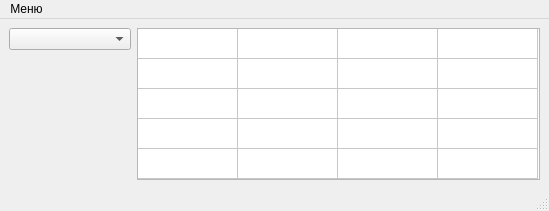
<?xml version="1.0" encoding="UTF-8"?>
<ui version="4.0">
 <class>MainWindow</class>
 <widget class="QMainWindow" name="MainWindow">
  <property name="geometry">
   <rect>
    <x>0</x>
    <y>0</y>
    <width>549</width>
    <height>211</height>
   </rect>
  </property>
  <property name="minimumSize">
   <size>
    <width>0</width>
    <height>0</height>
   </size>
  </property>
  <property name="maximumSize">
   <size>
    <width>549</width>
    <height>211</height>
   </size>
  </property>
  <property name="windowTitle">
   <string>POS Keyboard</string>
  </property>
  <widget class="QWidget" name="centralwidget">
   <layout class="QHBoxLayout" name="horizontalLayout">
    <item>
     <layout class="QVBoxLayout" name="presetsLayout">
      <item>
       <widget class="QComboBox" name="presetsComboBox">
        <property name="minimumSize">
         <size>
          <width>120</width>
          <height>0</height>
         </size>
        </property>
        <property name="editable">
         <bool>false</bool>
        </property>
        <property name="currentText">
         <string/>
        </property>
        <property name="currentIndex">
         <number>-1</number>
        </property>
        <item>
         <property name="text">
          <string>Новий пресет</string>
         </property>
        </item>
       </widget>
      </item>
      <item>
       <spacer name="presetsSpacer">
        <property name="orientation">
         <enum>Qt::Vertical</enum>
        </property>
        <property name="sizeHint" stdset="0">
         <size>
          <width>20</width>
          <height>40</height>
         </size>
        </property>
       </spacer>
      </item>
     </layout>
    </item>
    <item>
     <widget class="QTableWidget" name="commandTable">
      <property name="minimumSize">
       <size>
        <width>403</width>
        <height>152</height>
       </size>
      </property>
      <property name="maximumSize">
       <size>
        <width>403</width>
        <height>152</height>
       </size>
      </property>
      <property name="wordWrap">
       <bool>true</bool>
      </property>
      <property name="cornerButtonEnabled">
       <bool>true</bool>
      </property>
      <property name="rowCount">
       <number>5</number>
      </property>
      <property name="columnCount">
       <number>4</number>
      </property>
      <attribute name="horizontalHeaderVisible">
       <bool>false</bool>
      </attribute>
      <attribute name="horizontalHeaderHighlightSections">
       <bool>true</bool>
      </attribute>
      <attribute name="verticalHeaderVisible">
       <bool>false</bool>
      </attribute>
      <row/>
      <row/>
      <row/>
      <row/>
      <row/>
      <column/>
      <column/>
      <column/>
      <column/>
     </widget>
    </item>
   </layout>
  </widget>
  <widget class="QStatusBar" name="statusbar"/>
  <widget class="QMenuBar" name="menubar">
   <property name="geometry">
    <rect>
     <x>0</x>
     <y>0</y>
     <width>549</width>
     <height>19</height>
    </rect>
   </property>
   <widget class="QMenu" name="menu">
    <property name="title">
     <string>Меню</string>
    </property>
    <addaction name="importAction"/>
    <addaction name="exportAction"/>
    <addaction name="deleteAction"/>
    <addaction name="settingsAction"/>
   </widget>
   <addaction name="menu"/>
  </widget>
  <action name="importAction">
   <property name="text">
    <string>Імпорт</string>
   </property>
   <property name="shortcut">
    <string>Ctrl+I</string>
   </property>
  </action>
  <action name="exportAction">
   <property name="text">
    <string>Експорт</string>
   </property>
   <property name="shortcut">
    <string>Ctrl+E</string>
   </property>
  </action>
  <action name="deleteAction">
   <property name="text">
    <string>Видалення</string>
   </property>
   <property name="shortcut">
    <string>Del</string>
   </property>
  </action>
  <action name="settingsAction">
   <property name="text">
    <string>Налаштування</string>
   </property>
   <property name="shortcut">
    <string>Ctrl+P</string>
   </property>
  </action>
 </widget>
 <resources/>
 <connections/>
</ui>
